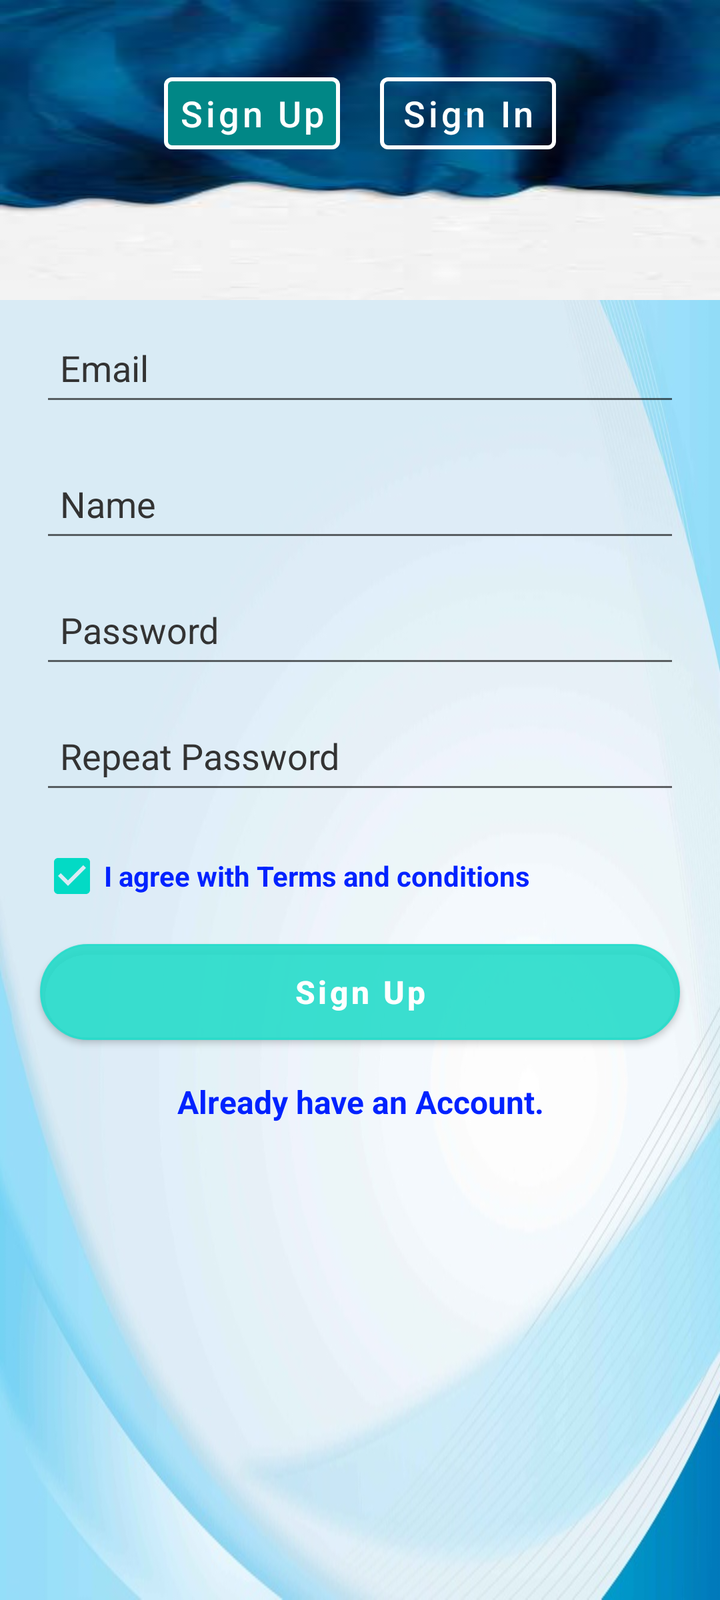
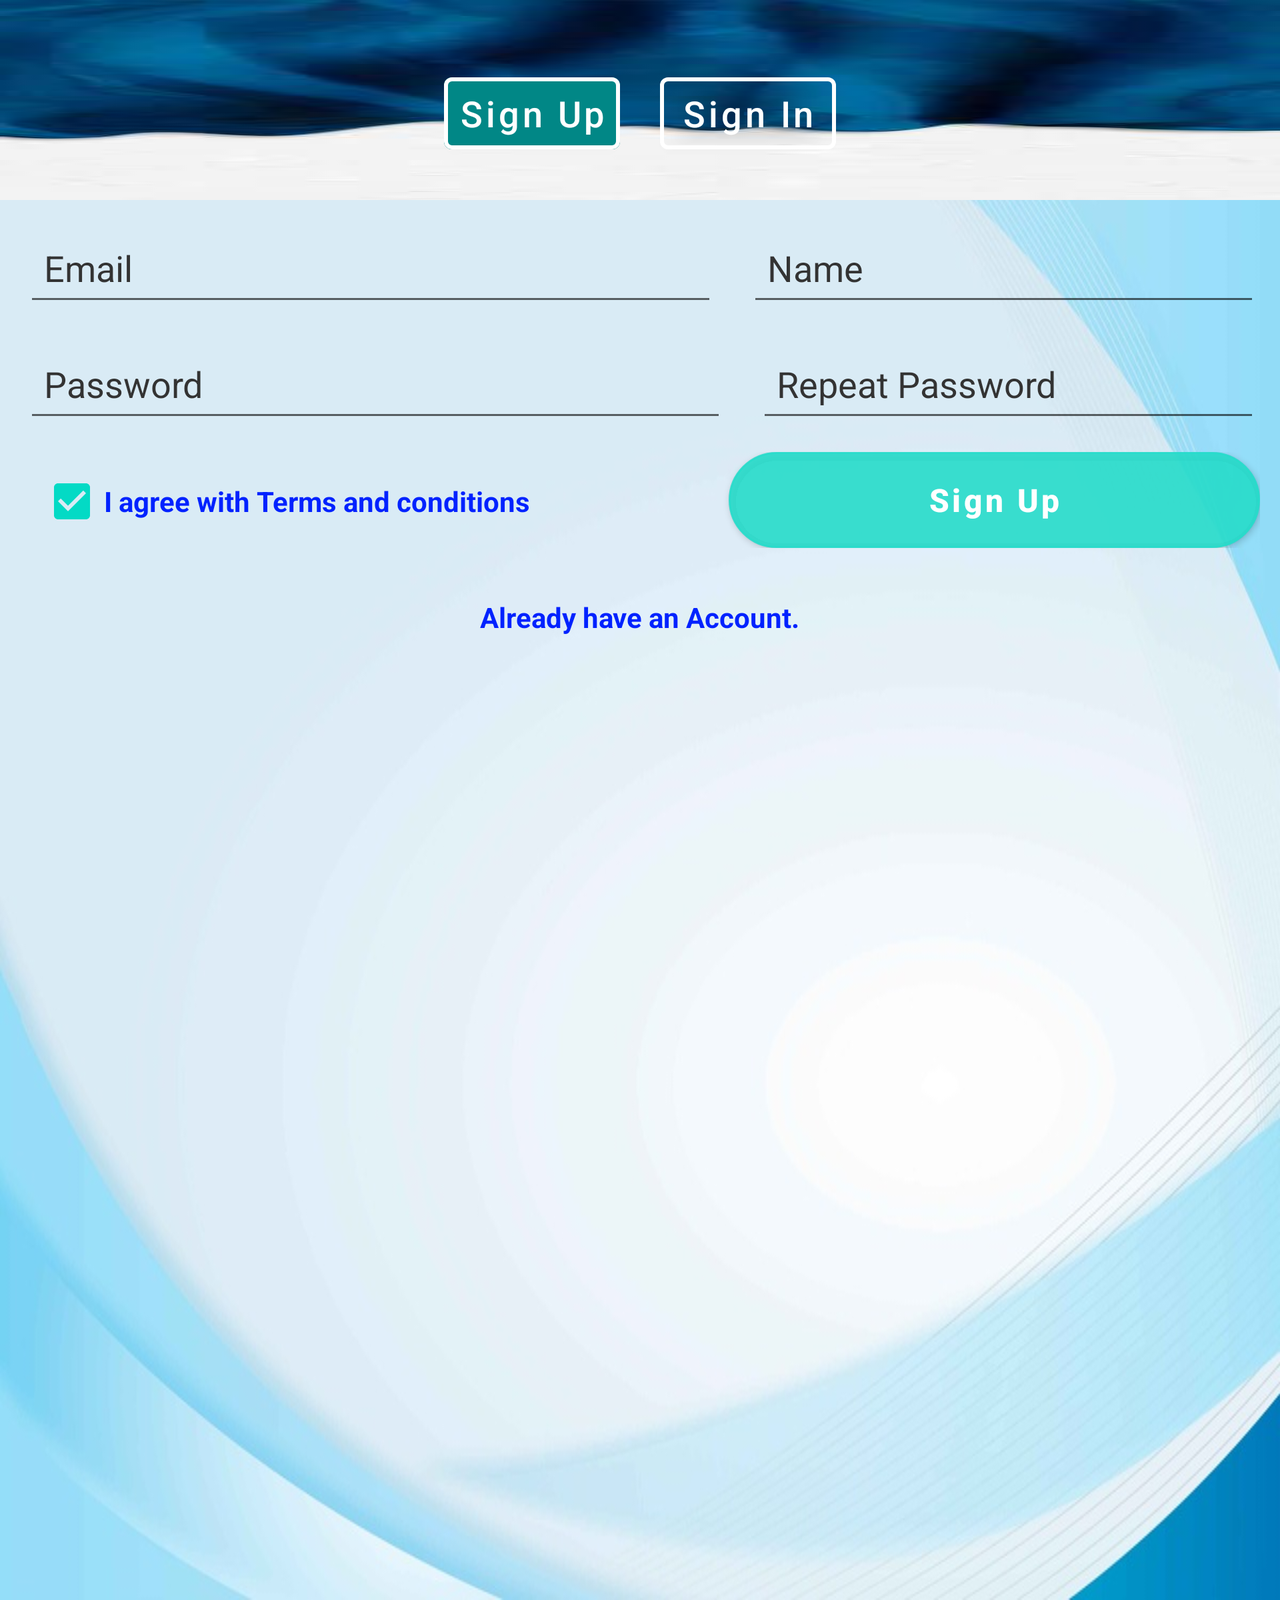

Compare how this app lays out the same screen by default and in its alternative resource folder. The renders come first, then the two layout files and the values they reference.
<!-- AndroidManifest.xml: application theme Theme.SociSnap -->
<!-- res/layout/activity_sign_up.xml -->
<?xml version="1.0" encoding="utf-8"?>
<ScrollView xmlns:android="http://schemas.android.com/apk/res/android"
    xmlns:app="http://schemas.android.com/apk/res-auto"
    xmlns:tools="http://schemas.android.com/tools"
    android:layout_width="match_parent"
    android:layout_height="wrap_content"
    android:id="@+id/scrollView"
    android:background="@drawable/background_one"
    tools:context=".SignUpActivity">
    <androidx.constraintlayout.widget.ConstraintLayout
        android:layout_width="match_parent"
        android:layout_height="wrap_content">
        <RelativeLayout
            android:layout_width="match_parent"
            android:layout_height="150dp"
            app:layout_constraintTop_toTopOf="parent"
            app:layout_constraintStart_toStartOf="parent"
            android:background="@drawable/blue_curve_background"
            android:id="@+id/action_switch">

            <LinearLayout
                android:layout_width="wrap_content"
                android:layout_centerHorizontal="true"
                android:layout_height="75dp"
                android:layout_marginTop="32.5dp"
                android:layout_alignParentTop="true"
                android:layout_alignParentStart="false"
                android:orientation="horizontal"
                android:id="@+id/sign_in_up">

                <com.google.android.material.button.MaterialButton
                    android:id="@+id/btnSign_up"
                    android:layout_width="wrap_content"
                    android:layout_height="wrap_content"
                    android:layout_marginEnd="10dp"
                    android:backgroundTint="@color/teal_700"
                    app:strokeColor="@color/white"
                    app:strokeWidth="2dp"
                    android:padding="0dp"
                    android:text="@string/sign_up"
                    android:textAllCaps="false"
                    android:textColor="@color/white"
                    android:textSize="18sp"
                    android:textStyle="normal" />
                <com.google.android.material.button.MaterialButton
                    android:layout_width="wrap_content"
                    android:layout_height="wrap_content"
                    android:layout_marginStart="10dp"
                    android:id="@+id/btnSign_in"
                    android:textColor="@color/white"
                    android:padding="0dp"
                    android:textStyle="normal"
                    android:backgroundTint="@android:color/transparent"
                    app:strokeColor="@color/white"
                    app:strokeWidth="2dp"
                    android:text="@string/sign_in"
                    android:textAllCaps="false"
                    android:textSize="18sp"/>
            </LinearLayout>
        </RelativeLayout>

            <RelativeLayout
                android:id="@+id/sign_up_controls"
                android:layout_width="match_parent"
                android:layout_height="wrap_content"
                android:layout_marginTop="5dp"
                app:layout_constraintStart_toStartOf="parent"
                app:layout_constraintTop_toBottomOf="@id/action_switch">

                <EditText
                    android:id="@+id/email"
                    android:layout_width="match_parent"
                    android:layout_height="48dp"
                    android:layout_alignParentTop="true"
                    android:layout_centerInParent="true"
                    android:layout_marginStart="20sp"
                    android:layout_marginTop="5sp"
                    android:layout_marginEnd="20sp"
                    android:layout_marginBottom="20sp"
                    android:hint="Email"
                    android:textColorHint="@color/dark_grey"
                    android:inputType="textEmailAddress"
                    android:padding="10sp"
                    android:singleLine="true"
                    android:textColor="@color/black" />

                <EditText
                    android:id="@+id/name"
                    android:layout_width="match_parent"
                    android:layout_height="48dp"
                    android:layout_below="@+id/email"
                    android:layout_centerInParent="true"
                    android:layout_marginStart="20dp"
                    android:layout_marginEnd="20dp"
                    android:layout_marginBottom="15dp"
                    android:textColorHint="@color/dark_grey"

                    android:hint="Name"
                    android:inputType="textPersonName"
                    android:padding="10sp"
                    android:singleLine="true"
                    android:textColor="@color/black" />


                <EditText
                    android:id="@+id/password_toggle"
                    android:layout_width="match_parent"
                    android:layout_height="48dp"
                    android:layout_below="@+id/name"
                    android:layout_centerInParent="true"
                    android:layout_marginStart="20dp"
                    android:layout_marginEnd="20dp"
                    android:layout_marginBottom="15dp"
                    android:textColorHint="@color/dark_grey"

                    android:hint="Password"
                    android:inputType="textPassword"
                    android:padding="10sp"
                    android:singleLine="true"
                    android:textColor="@color/black" />

                <EditText
                    android:id="@+id/password_repeat"
                    android:layout_width="match_parent"
                    android:layout_height="48dp"
                    android:layout_below="@+id/password_toggle"
                    android:layout_centerInParent="true"
                    android:layout_marginStart="20dp"
                    android:layout_marginEnd="20dp"
                    android:layout_marginBottom="2dp"
                    android:hint="Repeat Password"
                    android:textColorHint="@color/dark_grey"
                    android:inputType="textPassword"
                    android:padding="10sp"
                    android:singleLine="true"
                    android:textColor="@color/black" />

                <CheckBox
                    android:id="@+id/t_q"
                    android:layout_width="match_parent"
                    android:layout_height="wrap_content"
                    android:layout_below="@+id/password_repeat"
                    android:layout_marginStart="20dp"
                    android:layout_marginTop="10dp"
                    android:layout_marginEnd="20dp"
                    android:text="I agree with Terms and conditions"
                android:textColor="#0022FF"
                android:checked="true"
                android:textStyle="bold" />

            <Button
                android:layout_width="match_parent"
                android:layout_height="wrap_content"
                android:id="@+id/btnSignUp"
                android:layout_below="@id/t_q"
                android:layout_marginStart="20dp"
                android:layout_marginTop="10dp"
                android:layout_marginEnd="20dp"
                android:background="@drawable/custom_avatar"
                android:text="Sign Up"
                android:textColor="@color/white"
                android:textAllCaps="false"
                android:textSize="16sp"
                android:textStyle="bold"/>

            <TextView
                android:layout_width="match_parent"
                android:layout_height="wrap_content"
                android:layout_below="@id/btnSignUp"
                android:id="@+id/linkLogin"
                android:layout_marginTop="10dp"
                android:layout_marginStart="20dp"
                android:layout_marginEnd="20dp"
                android:text="Already have an Account."
                android:padding="10sp"
                android:textAlignment="center"
                android:textColor="#0022FF"
                android:textSize="16sp"
                android:textStyle="bold"/>
            </RelativeLayout>


        </androidx.constraintlayout.widget.ConstraintLayout>
    </ScrollView>
<!-- resources referenced by this layout -->
<resources>
  <color name="black">#FF000000</color>
  <color name="dark_grey">#333333</color>
  <color name="teal_700">#FF018786</color>
  <color name="white">#FFFFFFFF</color>
  <!-- drawable background_one: jpg bitmap (drawable, 54543 bytes) -->
  <!-- drawable blue_curve_background: jpg bitmap (drawable, 6934 bytes) -->
  <!-- drawable custom_avatar (drawable) -->
  <?xml version="1.0" encoding="utf-8"?>
  <shape
      xmlns:android="http://schemas.android.com/apk/res/android"
      android:shape="rectangle">
  
      <stroke
          android:color="@color/white"
          android:width="1dp"/>
      <corners
          android:radius="190dp"/>
      <solid
          android:color="@color/teal_200"/>
  </shape>
  <string name="sign_in">Sign In</string>
  <string name="sign_up">Sign Up</string>
  <style name="Theme.SociSnap" parent="Theme.MaterialComponents.DayNight.DarkActionBar">
          
          <item name="colorPrimary">@color/primary</item>
          <item name="colorPrimaryVariant">@color/purple_700</item>
          <item name="colorOnPrimary">@color/white</item>
          
          <item name="colorSecondary">@color/teal_200</item>
          <item name="colorSecondaryVariant">@color/teal_700</item>
          <item name="colorOnSecondary">@color/black</item>
          
          <item name="android:statusBarColor">@color/primary</item>
          
      </style>
  <color name="teal_200">#FF03DAC5</color>
  <color name="primary">#E425DDCB</color>
  <color name="purple_700">#FF3700B3</color>
</resources>
<!-- res/layout-land/activity_sign_up.xml (the repository's variant of the layout above) -->
<!-- drawn on the phone turned sideways -->
<?xml version="1.0" encoding="utf-8"?>
<ScrollView xmlns:android="http://schemas.android.com/apk/res/android"
    xmlns:app="http://schemas.android.com/apk/res-auto"
    xmlns:tools="http://schemas.android.com/tools"
    android:layout_width="match_parent"
    android:layout_height="match_parent"
    android:background="@drawable/background_one"
    tools:context=".SignUpActivity">

    <androidx.constraintlayout.widget.ConstraintLayout
        android:layout_width="match_parent"
        android:layout_height="wrap_content">
    <RelativeLayout
        android:layout_width="match_parent"
        android:layout_height="100dp"
        app:layout_constraintTop_toTopOf="parent"
        app:layout_constraintStart_toStartOf="parent"
        android:background="@drawable/blue_curve_background"
        android:id="@+id/action_switch">

        <LinearLayout
            android:layout_width="wrap_content"
            android:layout_centerHorizontal="true"
            android:layout_height="75dp"
            android:layout_marginTop="32.5dp"
            android:layout_alignParentTop="true"
            android:layout_alignParentStart="false"
            android:orientation="horizontal"
            android:id="@+id/sign_in_up">

            <com.google.android.material.button.MaterialButton
                android:id="@+id/btnSign_up"
                android:layout_width="wrap_content"
                android:layout_height="wrap_content"
                android:layout_marginEnd="10dp"
                android:backgroundTint="@color/teal_700"
                app:strokeColor="@color/white"
                app:strokeWidth="2dp"
                android:padding="0dp"
                android:text="@string/sign_up"
                android:textAllCaps="false"
                android:textColor="@color/white"
                android:textSize="18sp"
                android:textStyle="normal" />
            <com.google.android.material.button.MaterialButton
                android:layout_width="wrap_content"
                android:layout_height="wrap_content"
                android:layout_marginStart="10dp"
                android:id="@+id/btnSign_in"
                android:textColor="@color/white"
                android:padding="0dp"
                android:textStyle="normal"
                android:backgroundTint="@android:color/transparent"
                app:strokeColor="@color/white"
                app:strokeWidth="2dp"
                android:text="@string/sign_in"
                android:textAllCaps="false"
                android:textSize="18sp"/>
        </LinearLayout>
    </RelativeLayout>

    <RelativeLayout
        android:id="@+id/sign_up_controls"
        android:layout_width="match_parent"
        android:layout_height="wrap_content"
        android:layout_marginTop="5dp"
        app:layout_constraintBottom_toBottomOf="parent"
        app:layout_constraintEnd_toEndOf="parent"
        app:layout_constraintStart_toStartOf="parent"
        app:layout_constraintTop_toBottomOf="@+id/action_switch">

        <LinearLayout
            android:id="@+id/linear0"
            android:layout_width="match_parent"
            android:layout_height="wrap_content"
            android:layout_alignParentTop="true"
            android:layout_marginTop="5dp"
            android:layout_marginStart="10sp"
            android:layout_marginEnd="10sp"
            android:orientation="horizontal">

            <EditText
                android:id="@+id/email"
                android:layout_width="wrap_content"
                android:layout_height="48dp"
                android:layout_weight="1.5"
                android:hint="Email"
                android:layout_marginStart="2dp"
                android:inputType="textEmailAddress"
                android:padding="10sp"
                android:singleLine="true"
                android:textColor="@color/dark_grey"
                android:textColorHint="@color/dark_grey" />
            <EditText
                android:id="@+id/name"
                android:layout_width="wrap_content"
                android:layout_height="48dp"
                android:layout_weight="1"
                android:layout_marginStart="15dp"
                android:textColorHint="@color/dark_grey"
                android:hint="Name"
                android:inputType="textPersonName"
                android:padding="10sp"
                android:singleLine="true"
                android:textColor="@color/black" />

        </LinearLayout>

        <LinearLayout
            android:id="@+id/linear1"
            android:layout_width="match_parent"
            android:layout_height="wrap_content"
            android:layout_below="@+id/linear0"
            android:layout_marginStart="10dp"
            android:layout_marginTop="10dp"
            android:layout_marginEnd="10dp"
            android:orientation="horizontal">
            <EditText
                android:id="@+id/password_toggle"
                android:layout_width="wrap_content"
                android:layout_height="48dp"
                android:layout_marginStart="2dp"
                android:layout_weight="2"
                android:hint="Password"
                android:inputType="textPassword"
                android:padding="10sp"
                android:singleLine="true"
                android:textColor="@color/black"
                android:textColorHint="@color/dark_grey" />
            <EditText
                android:id="@+id/password_repeat"
                android:layout_width="0dp"
                android:layout_height="48dp"
                android:layout_weight="2"
                android:hint="Repeat Password"
                android:inputType="textPassword"
                android:layout_marginStart="15dp"
                android:padding="10sp"
                android:singleLine="true"
                android:textColor="@color/black"
                android:textColorHint="@color/dark_grey" />

        </LinearLayout>

        <LinearLayout
            android:layout_width="match_parent"
            android:layout_height="48dp"
            android:id="@+id/linear2"
            android:layout_below="@+id/linear1"
            android:layout_marginStart="10dp"
            android:layout_marginEnd="10dp"
            android:layout_marginTop="10dp">
            <CheckBox
                android:id="@+id/t_q"
                android:layout_width="0dp"
                android:layout_height="wrap_content"
                android:layout_marginStart="10dp"
                android:layout_weight="2"
                android:checked="true"
                android:ellipsize="middle"
                android:text="I agree with Terms and conditions"
                android:textColor="#0022FF"
                android:textStyle="bold" />

            <Button
                android:layout_width="wrap_content"
                android:layout_height="wrap_content"
                android:id="@+id/btnSignUp"
                android:layout_weight="1"
                android:layout_marginStart="10dp"
                android:background="@drawable/custom_avatar"
                android:text="Sign Up"
                android:textColor="@color/white"
                android:textAllCaps="false"
                android:textSize="16sp"
                android:textStyle="bold"/>
        </LinearLayout>

        <TextView
            android:layout_width="wrap_content"
            android:layout_height="48dp"
            android:id="@+id/linkLogin"
            android:text="Already have an Account."
            android:layout_marginTop="15dp"
            android:layout_below="@+id/linear2"
            android:padding="10sp"
            android:layout_centerHorizontal="true"
            android:textColor="#0022FF"
            android:textSize="14sp"
            android:textStyle="bold"/>

    </RelativeLayout>

</androidx.constraintlayout.widget.ConstraintLayout>
</ScrollView>
